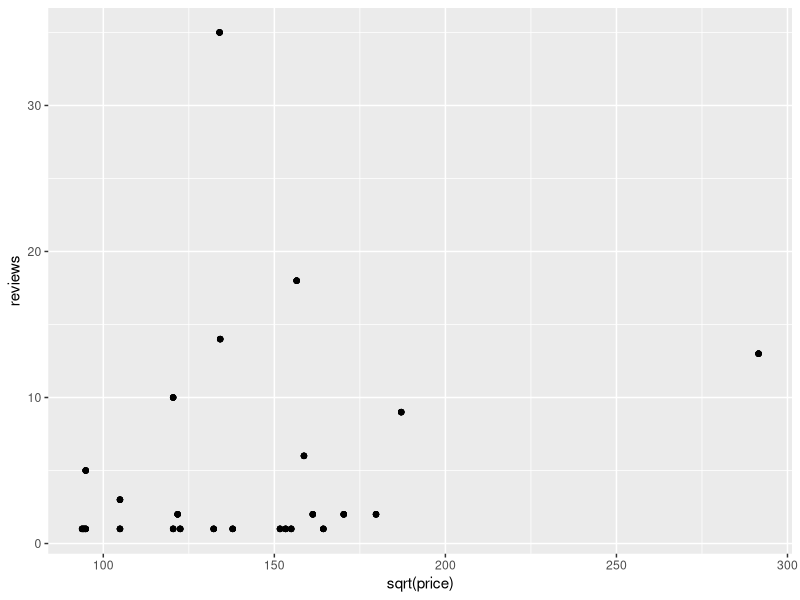

Source code (R):
library(dplyr)
library(ggplot2)

computers <- read.table("tidymodels_desktops/tidy_computers.csv", header =  TRUE) 

# analise descritva
qplot(sqrt(price), reviews, data = computers)

computers %>% 
  group_by(status) %>% 
  summarise(media = mean(price)) %>% 
  arrange(-media)

computers %>% 
  group_by(status) %>% 
  summarise(media = mean(reviews)) %>% 
  arrange(-media)

computers %>% 
  group_by(status) %>% 
  summarise(media = mean(rating)) %>% 
  arrange(-media)

computers %>% 
  group_by(brand) %>% 
  summarise(media = mean(price)) %>% 
  arrange(-media)

computers %>% 
  group_by(brand) %>% 
  summarise(media = mean(reviews)) %>% 
  arrange(-media)

computers %>% 
  group_by(brand) %>% 
  summarise(media = mean(rating)) %>% 
  arrange(-media)

computers %>% 
  group_by(brand, status) %>% 
  summarise(media = mean(price))